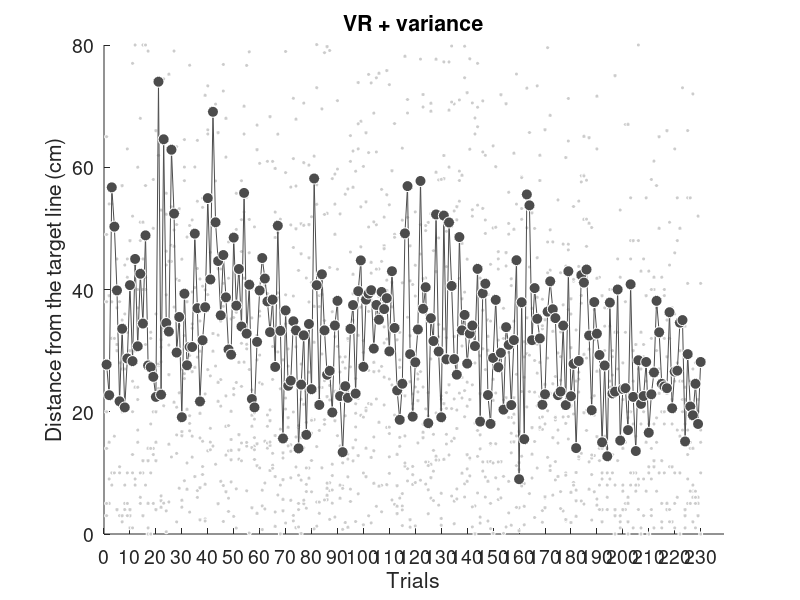

MATLAB code for this plot: (Note: this script raises an error after producing the figure.)
load('scores.mat')

scores_each_trials = zeros(1, all_trials);
figure('Position', [100, 100, 1200, 500]);

x = 1:all_trials;

for i = 1:VR1_number
    trials = abs(VR1_all(:,:,i) - 200);
    trials = trials(:)';
    trials(111:120) = [];
    scores_each_trials = scores_each_trials + trials;
    hold on
    plot(x, trials, 'o', ...
        'MarkerSize', 3, ...
        'MarkerFaceColor', light_gray, ...
        'MarkerEdgeColor', white, ...
        'Color', light_gray)
end

y = scores_each_trials / VR1_number;

plot(x, y, '-o', ...
    'LineWidth', 0.5, ...
    'MarkerSize', 8, ...
    'MarkerFaceColor', dark_gray, ...
    'MarkerEdgeColor', white, ...
    'Color', dark_gray)

h = gca;
set(h, 'FontSize', 14)

title('VR + variance')
ylim([0, 80])
xlabel('Trials')
xlim([0, all_trials + 9])
xticks(0:10:all_trials + 9)
ylabel('Distance from the target line (cm)')

xline_values = [20, 40, 60, 80, 100, 110, 130, 150, 170, 190, 210, 230];
xline_str = {'0h test', 'P1', 'P2', 'P3', 'P4', 'Reac.', 'P5', 'P6', 'P7', 'P8', '6h test', '24h test'};

for i = 1:all_sets
    val = xline_values(i);
    str = xline_str(i);
    xline(val, '--', str)
end


saveas(gcf, './data/figures/VR1_all_trials', 'epsc')
